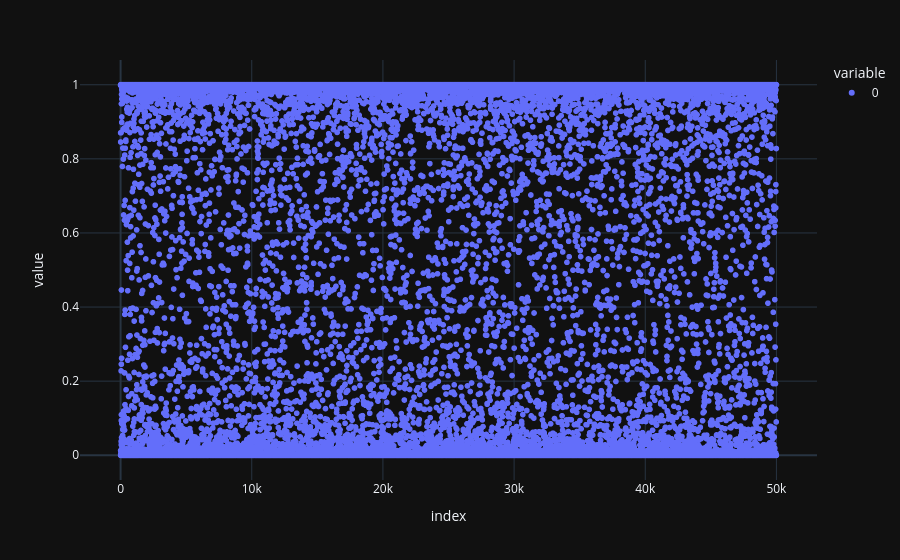
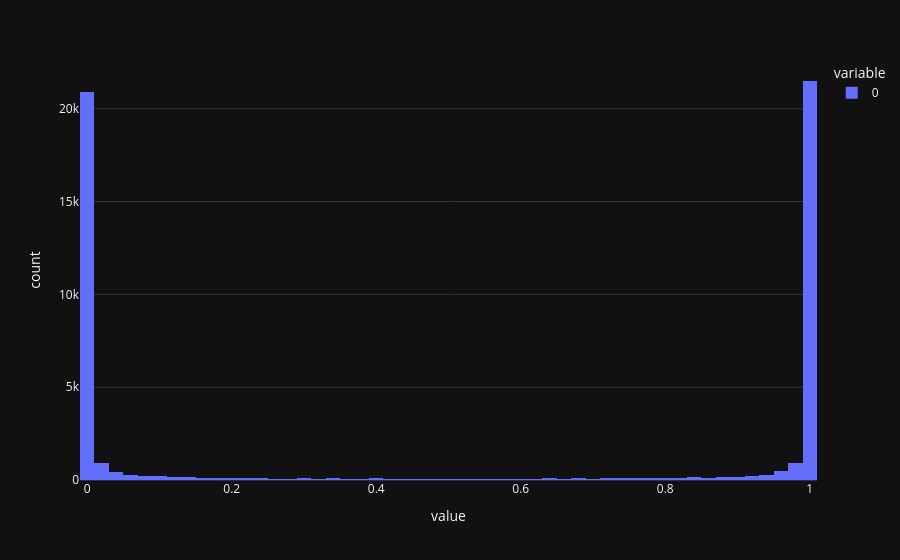

The notebook cell saved with these charts, in order:
### Code cell
fig1 = plt.scatter(
    df,
    template="plotly_dark"
)
fig2 = plt.histogram(
    df,
    template="plotly_dark"
)
fig1.show()
fig2.show()

### Figure 1 — Plotly figure (JSON) as saved in the notebook; plotly's stock layout.template omitted (floating-point values rounded to 4 significant figures; data arrays with more than 128 entries replaced by an {"elided": "..."} marker saying what was removed)
{"data": [{"hovertemplate": "variable=0<br>index=%{x}<br>value=%{y}<extra></extra>", "legendgroup": "0", "marker": {"color": "#636efa", "symbol": "circle"}, "mode": "markers", "name": "0", "showlegend": true, "type": "scattergl", "x": {"elided": "50000 int values"}, "xaxis": "x", "y": {"elided": "50000 float values"}, "yaxis": "y"}], "layout": {"legend": {"title": {"text": "variable"}, "tracegroupgap": 0}, "margin": {"t": 60}, "xaxis": {"anchor": "y", "domain": [0, 1], "title": {"text": "index"}}, "yaxis": {"anchor": "x", "domain": [0, 1], "title": {"text": "value"}}}}

### Figure 2 — Plotly figure (JSON) as saved in the notebook; plotly's stock layout.template omitted (floating-point values rounded to 4 significant figures; data arrays with more than 128 entries replaced by an {"elided": "..."} marker saying what was removed)
{"data": [{"bingroup": "x", "hovertemplate": "variable=0<br>value=%{x}<br>count=%{y}<extra></extra>", "legendgroup": "0", "marker": {"color": "#636efa", "pattern": {"shape": ""}}, "name": "0", "orientation": "v", "showlegend": true, "type": "histogram", "x": {"elided": "50000 float values"}, "xaxis": "x", "yaxis": "y"}], "layout": {"barmode": "relative", "legend": {"title": {"text": "variable"}, "tracegroupgap": 0}, "margin": {"t": 60}, "xaxis": {"anchor": "y", "domain": [0, 1], "title": {"text": "value"}}, "yaxis": {"anchor": "x", "domain": [0, 1], "title": {"text": "count"}}}}
